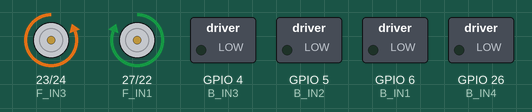
Recording of a program running on a simulated Raspberry Pi (BCM pin numbers). Shown: motor-driver pin pairs drawn as motors (green arrow = first pin HIGH = forward, orange = second pin HIGH = backward, longer = more drive), switched loads named in the program (green lamp = pin HIGH).

Above: at 0.2 s.
Timing chart, 0 to 3.0 s (numbered marks = the images above):
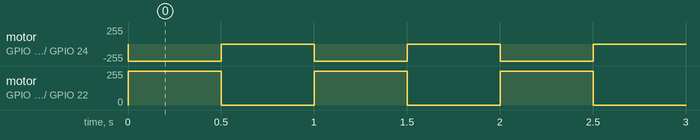

The program:

Movement_v1.py
```python
import RPi.GPIO as GPIO
import time

# Pin numbering as needed
# ultrasonic
GPIO_TRIGGER = 19
GPIO_ECGO = 9
# driver_motor
# back_motors
B_IN1 = 6
B_IN2 = 5
B_IN3 = 4
B_IN4 = 26
# front_motors
F_IN1 = 27
F_IN2 = 22
F_IN3 = 23
F_IN4 = 24


# dama
# dood

def setup_gpios():
    GPIO.setmode(GPIO.BCM)
    '''
    # setting up ultras
    GPIO.setup(GPIO_TRIGGER, GPIO.OUT)
    GPIO.setup(GPIO_ECGO, GPIO.IN)
    '''
    # setting up driver motors
    GPIO.setup(B_IN1, GPIO.OUT)
    GPIO.setup(B_IN2, GPIO.OUT)
    GPIO.setup(B_IN3, GPIO.OUT)
    GPIO.setup(B_IN4, GPIO.OUT)
    GPIO.setup(F_IN1, GPIO.OUT)
    GPIO.setup(F_IN2, GPIO.OUT)
    GPIO.setup(F_IN3, GPIO.OUT)
    GPIO.setup(F_IN4, GPIO.OUT)


def distance():
    GPIO.output(GPIO_TRIGGER, GPIO.LOW)

    print("Waiting for sensor to settle")

    time.sleep(2)
    print("Calculating distance")

    GPIO.output(GPIO_TRIGGER, GPIO.HIGH)

    time.sleep(0.00001)

    GPIO.output(GPIO_TRIGGER, GPIO.LOW)
    while GPIO.input(GPIO_ECGO) == 0:
        pulse_start_time = time.time()
    while GPIO.input(GPIO_ECGO) == 1:
        pulse_end_time = time.time()

    pulse_duration = pulse_end_time - pulse_start_time

    distance = round(pulse_duration * 17150, 2)

    print("Distance:", distance, "cm")
    return distance


sleep_time = 1


def backward(power=0.5):
    # print("on")
    # GPIO.output(F_IN2, True)
    # GPIO.output(F_IN3, True)
    GPIO.output(F_IN1, True)
    GPIO.output(F_IN4, True)
    time.sleep(power * sleep_time)
    # print("off")
    # GPIO.output(F_IN2, False)
    # GPIO.output(F_IN3, False)
    GPIO.output(F_IN1, False)
    GPIO.output(F_IN4, False)
    time.sleep(power * sleep_time)


# def testgpio(power=0.1):
#     GPIO.output(F_IN2, True)


# ________Main code________
setup_gpios()

# dis = 10
try:
    # while True:
    while True:
        backward()
    '''
    while dis >= 4:

        dis = distance()
        print(dis)
        forward()
        '''
finally:
    GPIO.cleanup()
    print("____________END of the Programm ___________")
```

Measured:
- by itself, motor on GPIO 23 (F_IN3) / GPIO 24 (F_IN4): alternates backward 255/255 for 0.50 s and stopped for 0.50 s
- by itself, motor on GPIO 27 (F_IN1) / GPIO 22 (F_IN2): alternates forward 255/255 for 0.50 s and stopped for 0.50 s
